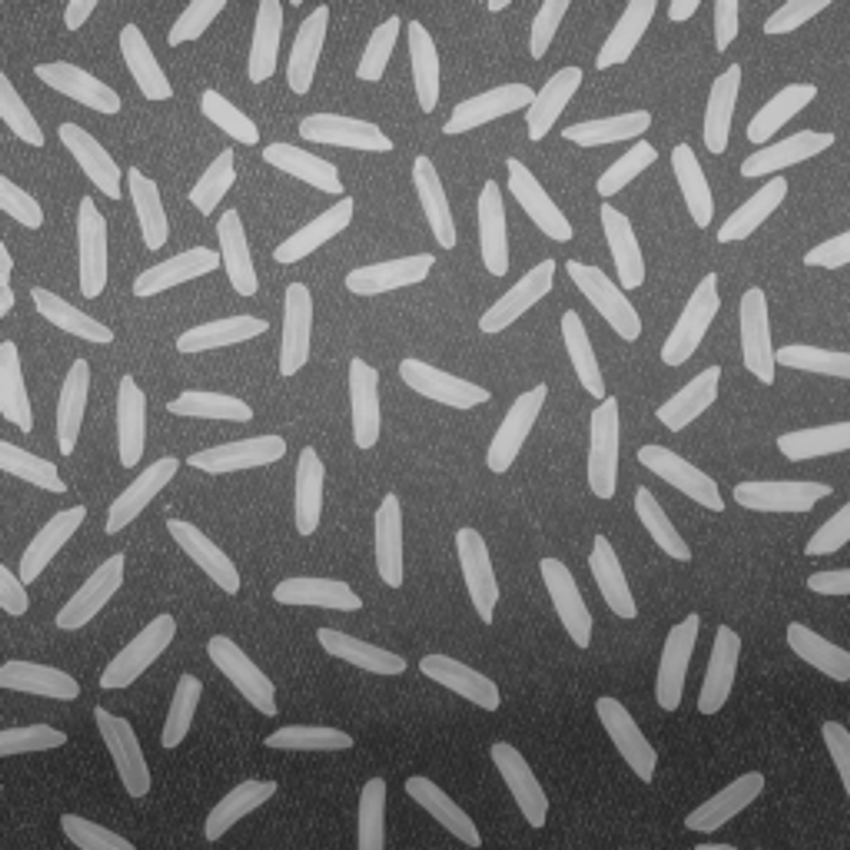
#> input picture img/rice.jpg, 850 x 850 px
$ jupyter execute Lab01_Ejercicio6.ipynb
#> lines starting #> are read from the running program, lines starting #| are printed output that depends on the picture; after the words box and inside, x2 and y2 are one past the last pixel; in counts of white or black regions, pixels touching at a corner belong together
## ***Visión por Computadora - 2024***
### *Lab 01 - Ejercicio 6*

Stefano Aragoni, Carol Arévalo, José González, Luis Santos

-----------

Consideramos de nuevo la imagen rice.jpg. Hacer lo siguiente:
- Binarizar la imagen.
- Aplicar un algoritmo de componentes conexas sobre la binarización y contar cuántos granos de arroz hay en la imagen.

--------

#### *Importar librerías*

Como primer paso, se importan las librerías necesarias para el desarrollo del ejercicio.

[cell 1]
import numpy as np
import cv2
import matplotlib.pyplot as plt
from skimage.measure import label, regionprops
from skimage.color import label2rgb
from scipy import ndimage
import os

#### *Definición de funciones*

Como segundo paso, se definen las funciones a utilizar.

[cell 2]
def binarize(img, threshold):
    _, img = cv2.threshold(img, 0, 255, cv2.THRESH_BINARY + threshold)
    return img

def connectedComponents(img):
    labeled_img, num_labels = label(img, connectivity=2, return_num=True)
    return labeled_img, num_labels

#### *Carga y binarización de imagen*

Luego, se carga la imagen y se binariza.

[cell 3]
# Se carga la imagen
rice_img = cv2.imread('img/rice.jpg', 0)
#> rice_img is the input picture: shape (850, 850); min 36, max 207, mean 111.3

# Se binariza la imagen utilzando segmentación para obtener los granos de arroz         -> Mismo proceso que en Lista01
clahe = cv2.createCLAHE(clipLimit=2.0, tileGridSize=(8, 8))
clahe_img = clahe.apply(rice_img)
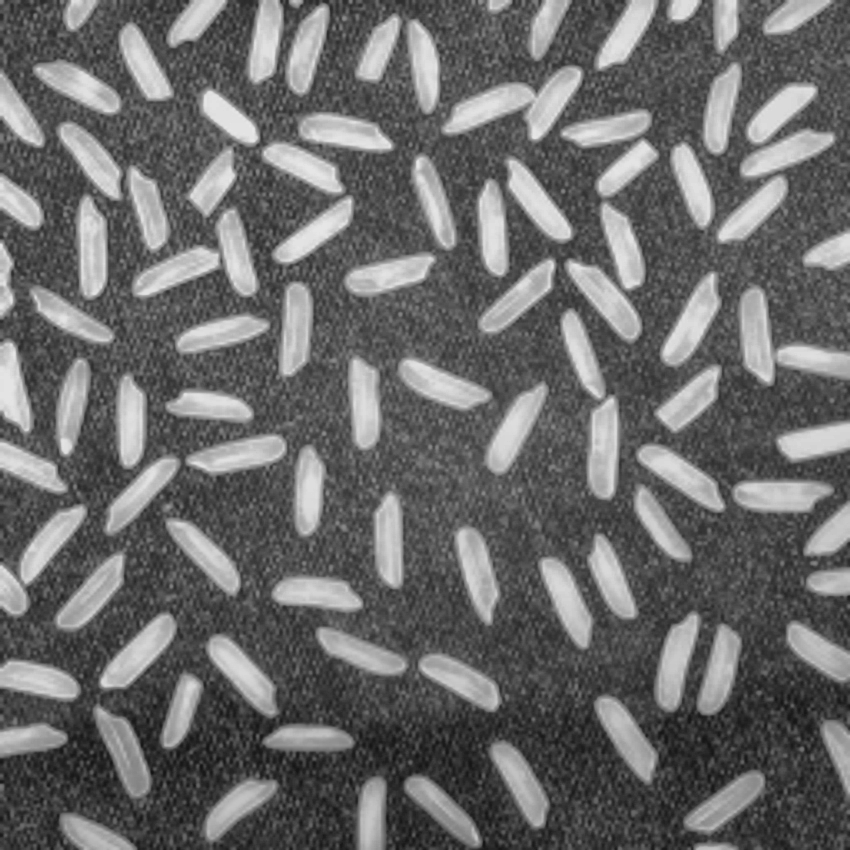
#> clahe_img: shape (850, 850); min 19, max 232, mean 106.4
blurred_rice_img_clahe = cv2.GaussianBlur(clahe_img, (5, 5), 0)
_, binarizada = cv2.threshold(blurred_rice_img_clahe, 0, 255, cv2.THRESH_BINARY + cv2.THRESH_OTSU)
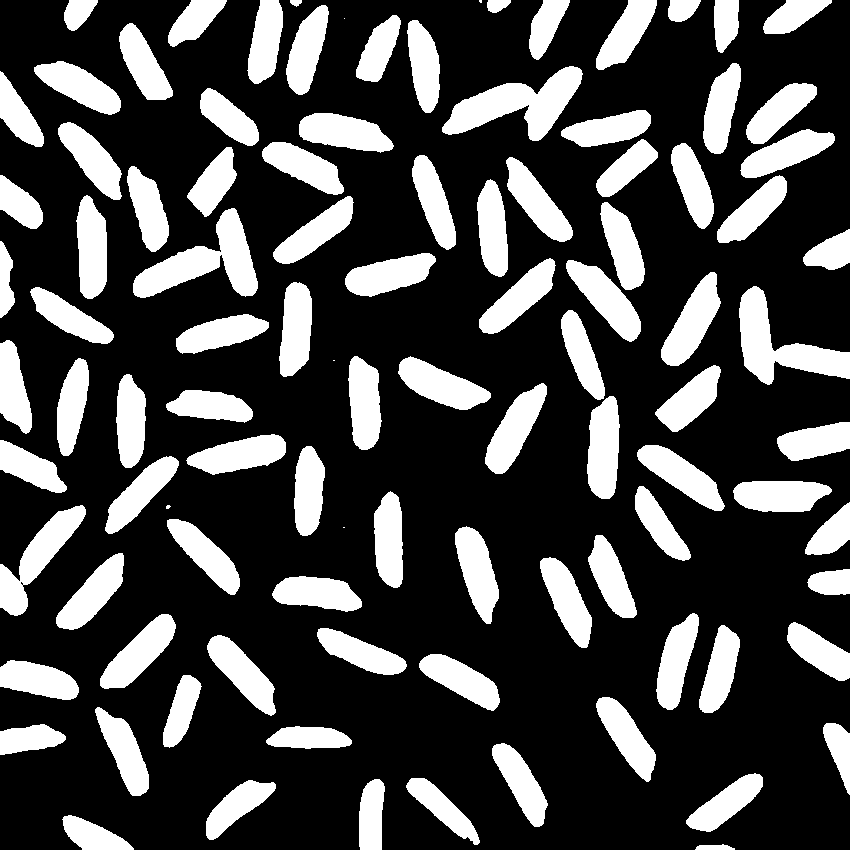
#> binarizada: shape (850, 850); 27.7% white; 102 white regions (5 under 20 px), largest, box (x1, y1, x2, y2) and area: (442, 66, 583, 141) 4723, (133, 208, 258, 298) 4619, (739, 286, 850, 385) 4387

# Se grafican las imágenes
plt.figure(figsize=(9, 4))

plt.subplot(1, 3, 1)
plt.imshow(rice_img, cmap='gray')
plt.title('Imagen Original (Arroz)')

plt.subplot(1, 3, 2)
plt.imshow(binarizada, cmap='gray')
plt.title('Imagen Binarizada')

plt.tight_layout()
plt.show()
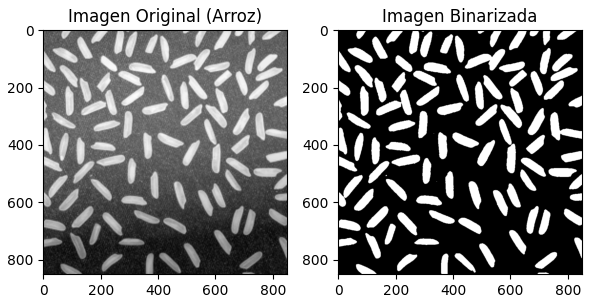
#> figure drawn by matplotlib, 2 panels

#### *Algoritmo de componentes conexos*

Finalmente, se aplica el algoritmo de componentes conexos sobre la binarización y se cuentan cuántos granos de arroz hay en la imagen.

[cell 4]
conexo, numEtiquetas = connectedComponents(binarizada)
#> in connectedComponents, `labeled_img, num_labels = label(img, connectivity=2, return_num=True)`:
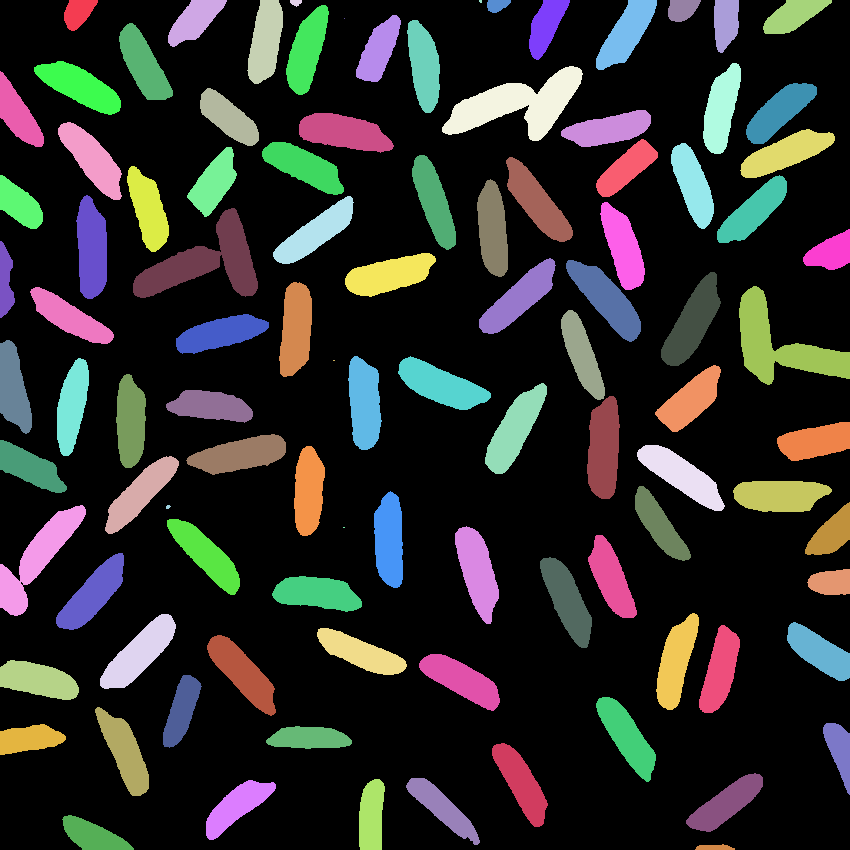
#> labeled_img: shape (850, 850) int64; 103 distinct labels, from 0 to 102; one colour per label, 0 black
#> in connectedComponents, `labeled_img, num_labels = label(img, connectivity=2, return_num=True)`: num_labels = 102
#> numEtiquetas = 102

# Mostrar la imagen con etiquetas
plt.imshow(conexo, cmap='nipy_spectral')
plt.title('Imagen con etiquetas')
plt.show()

# Mostrar el número de etiquetas
print('Número de etiquetas:', numEtiquetas)
#| Número de etiquetas: 102

En este caso, cabe destacar que hay algunos arroces que están muy juntos y el algoritmo los cuenta como uno solo. Asimismo, hay manchas negras que el algoritmo también cuenta como arroz.

Como resultado, se puede utilizar operaciones morfológicas para separar los granos de arroz que están muy juntos y así contarlos de manera individual.

[cell 5]
# PROCEDIMIENTO ADICIONAL NO INDICADO EN LAS INSTRUCCIONES -----------------------------------------------------------

# Erosión para separar los granos de arroz
kernel = cv2.getStructuringElement(cv2.MORPH_ELLIPSE, (3, 6))

# Operaciones morfológicas
eroded_rice = cv2.erode(binarizada, kernel, iterations=1)
#> eroded_rice: shape (850, 850); 22.6% white; 99 white regions, largest, box (x1, y1, x2, y2) and area: (443, 69, 581, 139) 3853, (740, 289, 850, 383) 3659, (588, 399, 618, 497) 2360
opening_rice = cv2.morphologyEx(eroded_rice, cv2.MORPH_OPEN, kernel, iterations=3)
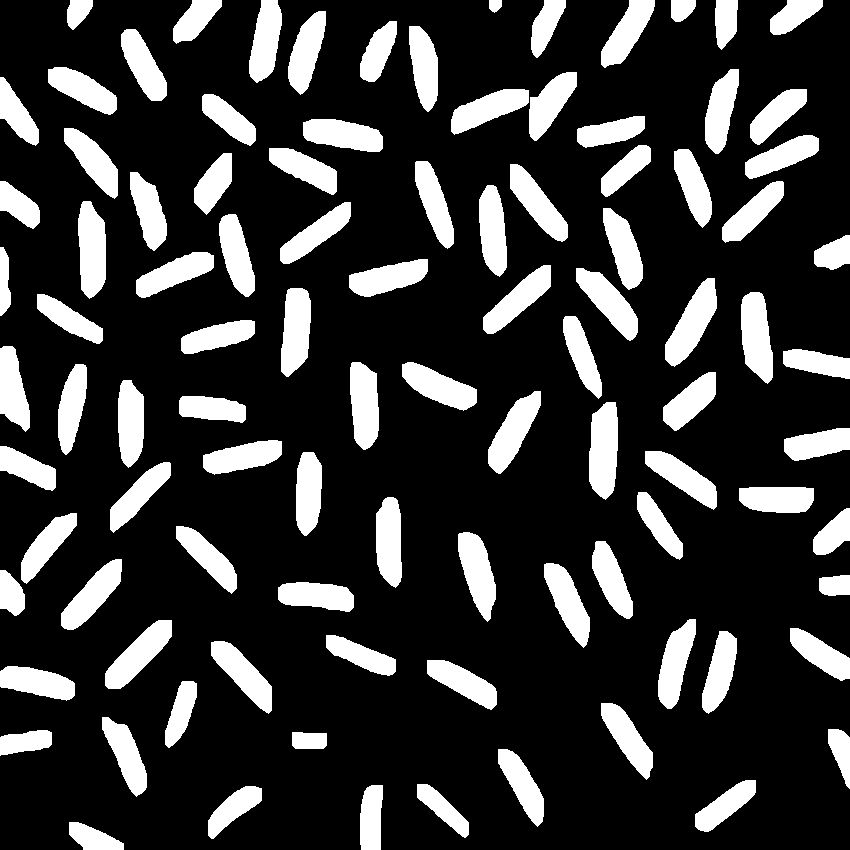
#> opening_rice: shape (850, 850); 21.6% white; 99 white regions, largest, box (x1, y1, x2, y2) and area: (589, 402, 618, 500) 2338, (665, 278, 717, 367) 2236, (78, 201, 106, 299) 2200
eroded_rice = cv2.erode(opening_rice, kernel, iterations=2)
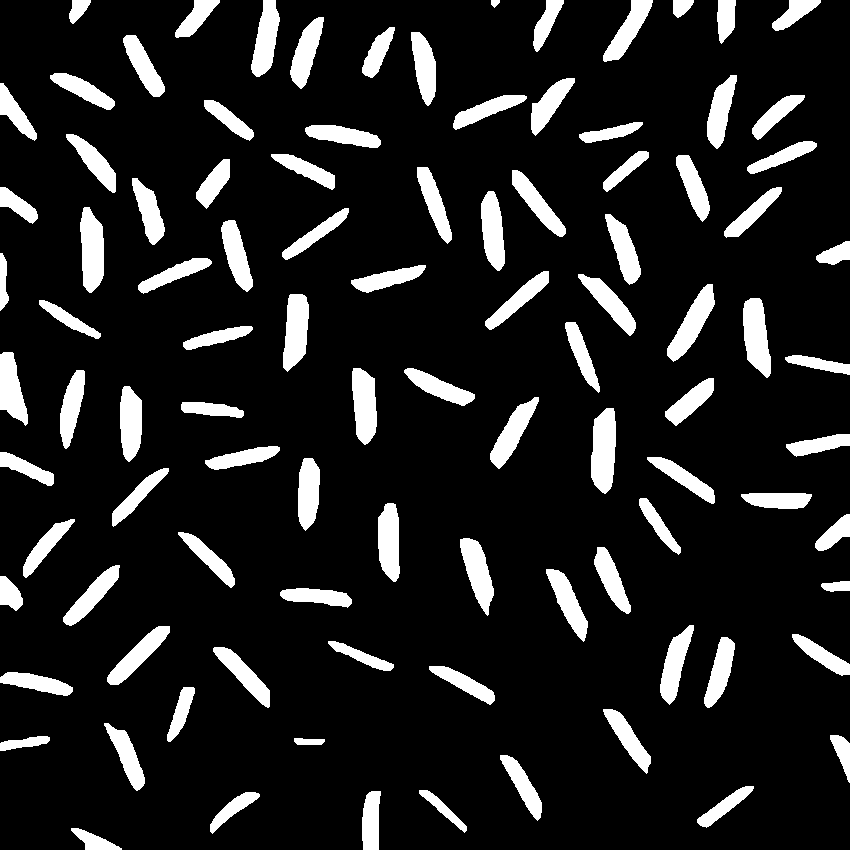
#> eroded_rice: shape (850, 850); 13% white; 99 white regions, largest, box (x1, y1, x2, y2) and area: (591, 408, 616, 494) 1731, (80, 207, 104, 293) 1609, (743, 298, 771, 378) 1580

conexo, numEtiquetas = connectedComponents(eroded_rice)
#> in connectedComponents (call 2), `labeled_img, num_labels = label(img, connectivity=2, return_num=True)`:
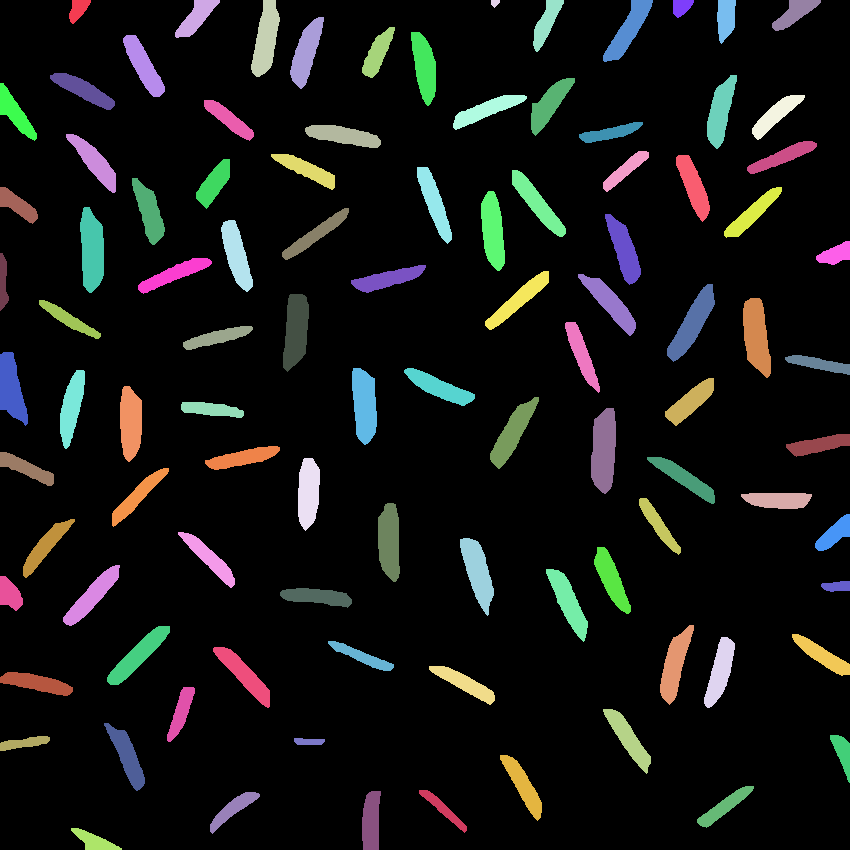
#> labeled_img: shape (850, 850) int64; 100 distinct labels, from 0 to 99; one colour per label, 0 black
#> in connectedComponents (call 2), `labeled_img, num_labels = label(img, connectivity=2, return_num=True)`: num_labels = 99
#> numEtiquetas = 99

# Mostrar la imagen con etiquetas
plt.imshow(conexo, cmap='nipy_spectral')
plt.title('Imagen con etiquetas')
plt.show()

# Mostrar el número de etiquetas
print('Número de etiquetas:', numEtiquetas)
#| Número de etiquetas: 99
